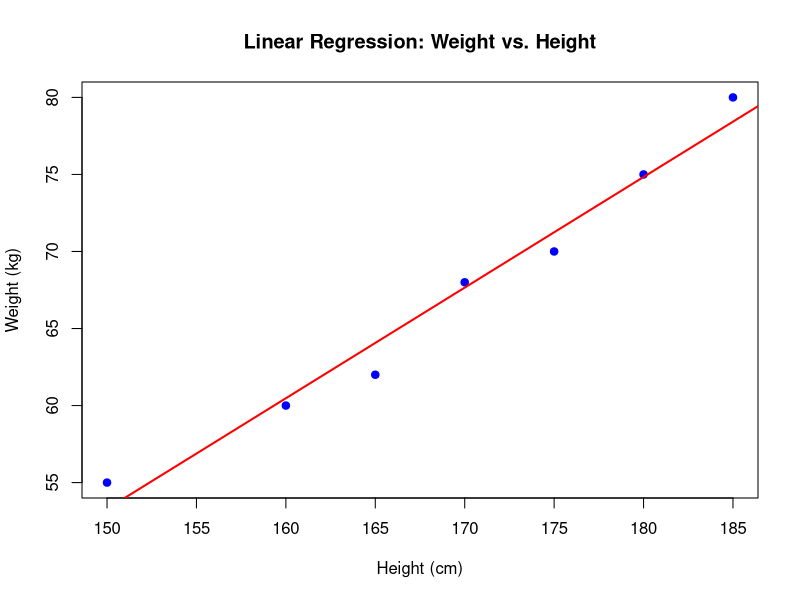

Generate this figure with R:
heights <- c(150, 160, 165, 170, 175, 180, 185)
weights <- c(55, 60, 62, 68, 70, 75, 80)

data <- data.frame(heights, weights)
linear_model <- lm(weights ~ heights, data = data)

print(summary(linear_model))

plot(data$heights, data$weights,
     main = "Linear Regression: Weight vs. Height",
     xlab = "Height (cm)",
     ylab = "Weight (kg)",
     pch = 19, col = "blue")

abline(linear_model, col = "red", lwd = 2)
